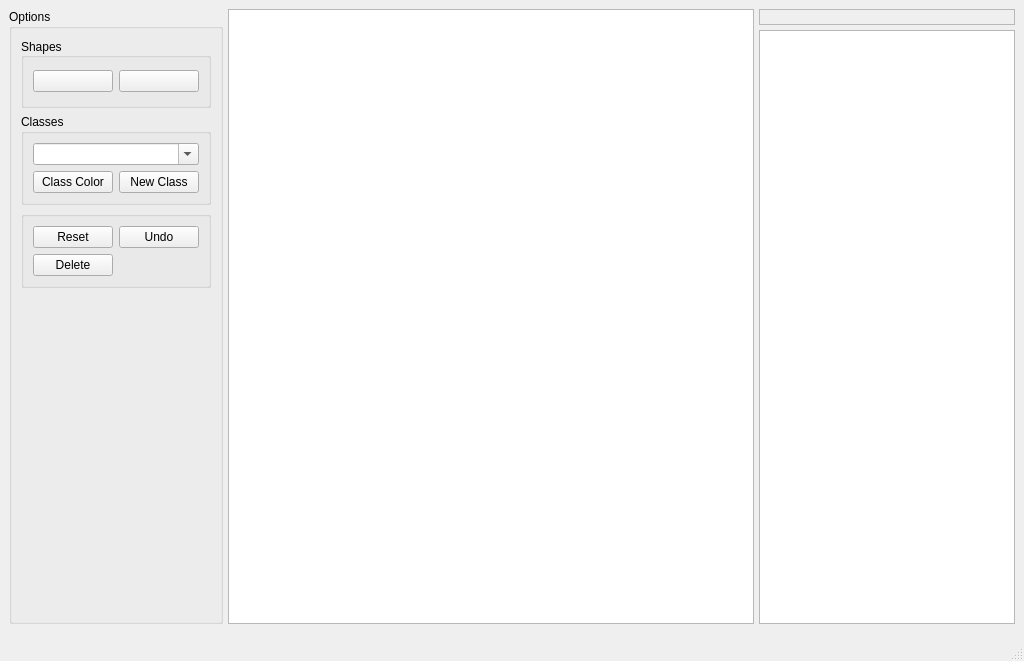
<?xml version="1.0" encoding="UTF-8"?>
<ui version="4.0">
 <class>marK</class>
 <widget class="QMainWindow" name="marK">
  <property name="geometry">
   <rect>
    <x>0</x>
    <y>0</y>
    <width>1024</width>
    <height>661</height>
   </rect>
  </property>
  <property name="windowTitle">
   <string>marK</string>
  </property>
  <widget class="QWidget" name="centralWidget">
   <layout class="QHBoxLayout" name="horizontalLayout">
    <property name="spacing">
     <number>5</number>
    </property>
    <property name="bottomMargin">
     <number>15</number>
    </property>
    <item>
     <widget class="QGroupBox" name="groupBox">
      <property name="sizePolicy">
       <sizepolicy hsizetype="Fixed" vsizetype="Preferred">
        <horstretch>0</horstretch>
        <verstretch>0</verstretch>
       </sizepolicy>
      </property>
      <property name="minimumSize">
       <size>
        <width>70</width>
        <height>0</height>
       </size>
      </property>
      <property name="title">
       <string>Options</string>
      </property>
      <layout class="QVBoxLayout" name="verticalLayout">
       <property name="bottomMargin">
        <number>6</number>
       </property>
       <item>
        <widget class="QGroupBox" name="groupBox_2">
         <property name="sizePolicy">
          <sizepolicy hsizetype="Minimum" vsizetype="Fixed">
           <horstretch>0</horstretch>
           <verstretch>0</verstretch>
          </sizepolicy>
         </property>
         <property name="minimumSize">
          <size>
           <width>70</width>
           <height>70</height>
          </size>
         </property>
         <property name="maximumSize">
          <size>
           <width>16777215</width>
           <height>70</height>
          </size>
         </property>
         <property name="layoutDirection">
          <enum>Qt::LeftToRight</enum>
         </property>
         <property name="title">
          <string>Shapes</string>
         </property>
         <property name="alignment">
          <set>Qt::AlignLeading|Qt::AlignLeft|Qt::AlignVCenter</set>
         </property>
         <layout class="QGridLayout" name="gridLayout_2">
          <item row="0" column="0">
           <widget class="QPushButton" name="polygonButton">
            <property name="sizePolicy">
             <sizepolicy hsizetype="Minimum" vsizetype="Fixed">
              <horstretch>0</horstretch>
              <verstretch>0</verstretch>
             </sizepolicy>
            </property>
            <property name="maximumSize">
             <size>
              <width>16777000</width>
              <height>16777000</height>
             </size>
            </property>
            <property name="focusPolicy">
             <enum>Qt::NoFocus</enum>
            </property>
            <property name="toolTip">
             <string>Polygon</string>
            </property>
            <property name="toolTipDuration">
             <number>-1</number>
            </property>
            <property name="whatsThis">
             <string/>
            </property>
            <property name="text">
             <string/>
            </property>
            <property name="icon">
             <iconset theme="tool_polyline">
              <normaloff>.</normaloff>.</iconset>
            </property>
           </widget>
          </item>
          <item row="0" column="1">
           <widget class="QPushButton" name="rectButton">
            <property name="sizePolicy">
             <sizepolicy hsizetype="Minimum" vsizetype="Fixed">
              <horstretch>0</horstretch>
              <verstretch>0</verstretch>
             </sizepolicy>
            </property>
            <property name="focusPolicy">
             <enum>Qt::NoFocus</enum>
            </property>
            <property name="toolTip">
             <string>Rectangle</string>
            </property>
            <property name="toolTipDuration">
             <number>-1</number>
            </property>
            <property name="whatsThis">
             <string/>
            </property>
            <property name="text">
             <string/>
            </property>
            <property name="icon">
             <iconset theme="tool_rectangle">
              <normaloff>.</normaloff>.</iconset>
            </property>
           </widget>
          </item>
         </layout>
        </widget>
       </item>
       <item>
        <widget class="QGroupBox" name="classesGroup">
         <property name="sizePolicy">
          <sizepolicy hsizetype="Minimum" vsizetype="Fixed">
           <horstretch>0</horstretch>
           <verstretch>0</verstretch>
          </sizepolicy>
         </property>
         <property name="minimumSize">
          <size>
           <width>70</width>
           <height>0</height>
          </size>
         </property>
         <property name="title">
          <string>Classes</string>
         </property>
         <layout class="QGridLayout" name="gridLayout_3">
          <item row="0" column="0" colspan="2">
           <widget class="QComboBox" name="comboBox">
            <property name="editable">
             <bool>true</bool>
            </property>
           </widget>
          </item>
          <item row="1" column="0">
           <widget class="QPushButton" name="selectClassColorButton">
            <property name="focusPolicy">
             <enum>Qt::NoFocus</enum>
            </property>
            <property name="text">
             <string>Class Color</string>
            </property>
           </widget>
          </item>
          <item row="1" column="1">
           <widget class="QPushButton" name="newClassButton">
            <property name="focusPolicy">
             <enum>Qt::NoFocus</enum>
            </property>
            <property name="text">
             <string>New Class</string>
            </property>
           </widget>
          </item>
         </layout>
        </widget>
       </item>
       <item>
        <widget class="QGroupBox" name="groupBox_4">
         <property name="sizePolicy">
          <sizepolicy hsizetype="Minimum" vsizetype="Fixed">
           <horstretch>0</horstretch>
           <verstretch>0</verstretch>
          </sizepolicy>
         </property>
         <property name="minimumSize">
          <size>
           <width>0</width>
           <height>20</height>
          </size>
         </property>
         <property name="title">
          <string/>
         </property>
         <layout class="QGridLayout" name="gridLayout">
          <item row="0" column="0">
           <widget class="QPushButton" name="resetButton">
            <property name="sizePolicy">
             <sizepolicy hsizetype="Minimum" vsizetype="Minimum">
              <horstretch>0</horstretch>
              <verstretch>0</verstretch>
             </sizepolicy>
            </property>
            <property name="minimumSize">
             <size>
              <width>0</width>
              <height>20</height>
             </size>
            </property>
            <property name="focusPolicy">
             <enum>Qt::NoFocus</enum>
            </property>
            <property name="text">
             <string>Reset</string>
            </property>
           </widget>
          </item>
          <item row="0" column="1">
           <widget class="QPushButton" name="undoButton">
            <property name="sizePolicy">
             <sizepolicy hsizetype="Minimum" vsizetype="Minimum">
              <horstretch>0</horstretch>
              <verstretch>0</verstretch>
             </sizepolicy>
            </property>
            <property name="minimumSize">
             <size>
              <width>0</width>
              <height>20</height>
             </size>
            </property>
            <property name="focusPolicy">
             <enum>Qt::NoFocus</enum>
            </property>
            <property name="text">
             <string>Undo</string>
            </property>
           </widget>
          </item>
          <item row="1" column="0">
           <widget class="QPushButton" name="deleteButton">
            <property name="sizePolicy">
             <sizepolicy hsizetype="Minimum" vsizetype="Minimum">
              <horstretch>0</horstretch>
              <verstretch>0</verstretch>
             </sizepolicy>
            </property>
            <property name="minimumSize">
             <size>
              <width>0</width>
              <height>20</height>
             </size>
            </property>
            <property name="focusPolicy">
             <enum>Qt::NoFocus</enum>
            </property>
            <property name="text">
             <string>Delete</string>
            </property>
           </widget>
          </item>
         </layout>
        </widget>
       </item>
       <item>
        <spacer name="verticalSpacer">
         <property name="orientation">
          <enum>Qt::Vertical</enum>
         </property>
         <property name="sizeType">
          <enum>QSizePolicy::MinimumExpanding</enum>
         </property>
         <property name="sizeHint" stdset="0">
          <size>
           <width>20</width>
           <height>320</height>
          </size>
         </property>
        </spacer>
       </item>
      </layout>
     </widget>
    </item>
    <item>
     <widget class="Container" name="containerWidget">
      <property name="sizePolicy">
       <sizepolicy hsizetype="Expanding" vsizetype="Expanding">
        <horstretch>0</horstretch>
        <verstretch>0</verstretch>
       </sizepolicy>
      </property>
      <property name="minimumSize">
       <size>
        <width>0</width>
        <height>0</height>
       </size>
      </property>
      <property name="focusPolicy">
       <enum>Qt::NoFocus</enum>
      </property>
     </widget>
    </item>
    <item>
     <layout class="QVBoxLayout" name="verticalLayout_2">
      <property name="leftMargin">
       <number>0</number>
      </property>
      <item>
       <widget class="QLabel" name="listLabel">
        <property name="minimumSize">
         <size>
          <width>70</width>
          <height>0</height>
         </size>
        </property>
        <property name="maximumSize">
         <size>
          <width>260</width>
          <height>16777215</height>
         </size>
        </property>
        <property name="autoFillBackground">
         <bool>false</bool>
        </property>
        <property name="frameShape">
         <enum>QFrame::StyledPanel</enum>
        </property>
        <property name="frameShadow">
         <enum>QFrame::Sunken</enum>
        </property>
        <property name="text">
         <string/>
        </property>
        <property name="wordWrap">
         <bool>false</bool>
        </property>
       </widget>
      </item>
      <item>
       <widget class="QListWidget" name="listWidget">
        <property name="sizePolicy">
         <sizepolicy hsizetype="Fixed" vsizetype="Expanding">
          <horstretch>0</horstretch>
          <verstretch>0</verstretch>
         </sizepolicy>
        </property>
        <property name="minimumSize">
         <size>
          <width>70</width>
          <height>0</height>
         </size>
        </property>
        <property name="focusPolicy">
         <enum>Qt::NoFocus</enum>
        </property>
        <property name="layoutDirection">
         <enum>Qt::LeftToRight</enum>
        </property>
        <property name="frameShape">
         <enum>QFrame::StyledPanel</enum>
        </property>
        <property name="iconSize">
         <size>
          <width>20</width>
          <height>20</height>
         </size>
        </property>
        <property name="textElideMode">
         <enum>Qt::ElideRight</enum>
        </property>
        <property name="isWrapping" stdset="0">
         <bool>false</bool>
        </property>
        <property name="resizeMode">
         <enum>QListView::Adjust</enum>
        </property>
        <property name="layoutMode">
         <enum>QListView::SinglePass</enum>
        </property>
        <property name="spacing">
         <number>0</number>
        </property>
        <property name="gridSize">
         <size>
          <width>70</width>
          <height>30</height>
         </size>
        </property>
        <property name="viewMode">
         <enum>QListView::ListMode</enum>
        </property>
        <property name="uniformItemSizes">
         <bool>true</bool>
        </property>
        <property name="wordWrap">
         <bool>false</bool>
        </property>
        <property name="selectionRectVisible">
         <bool>true</bool>
        </property>
       </widget>
      </item>
     </layout>
    </item>
   </layout>
  </widget>
  <widget class="QMenuBar" name="menuBar">
   <property name="geometry">
    <rect>
     <x>0</x>
     <y>0</y>
     <width>1024</width>
     <height>30</height>
    </rect>
   </property>
  </widget>
  <widget class="QStatusBar" name="statusBar"/>
 </widget>
 <customwidgets>
  <customwidget>
   <class>Container</class>
   <extends>QGraphicsView</extends>
   <header>ui/container.h</header>
   <container>1</container>
  </customwidget>
 </customwidgets>
 <resources/>
 <connections/>
</ui>
